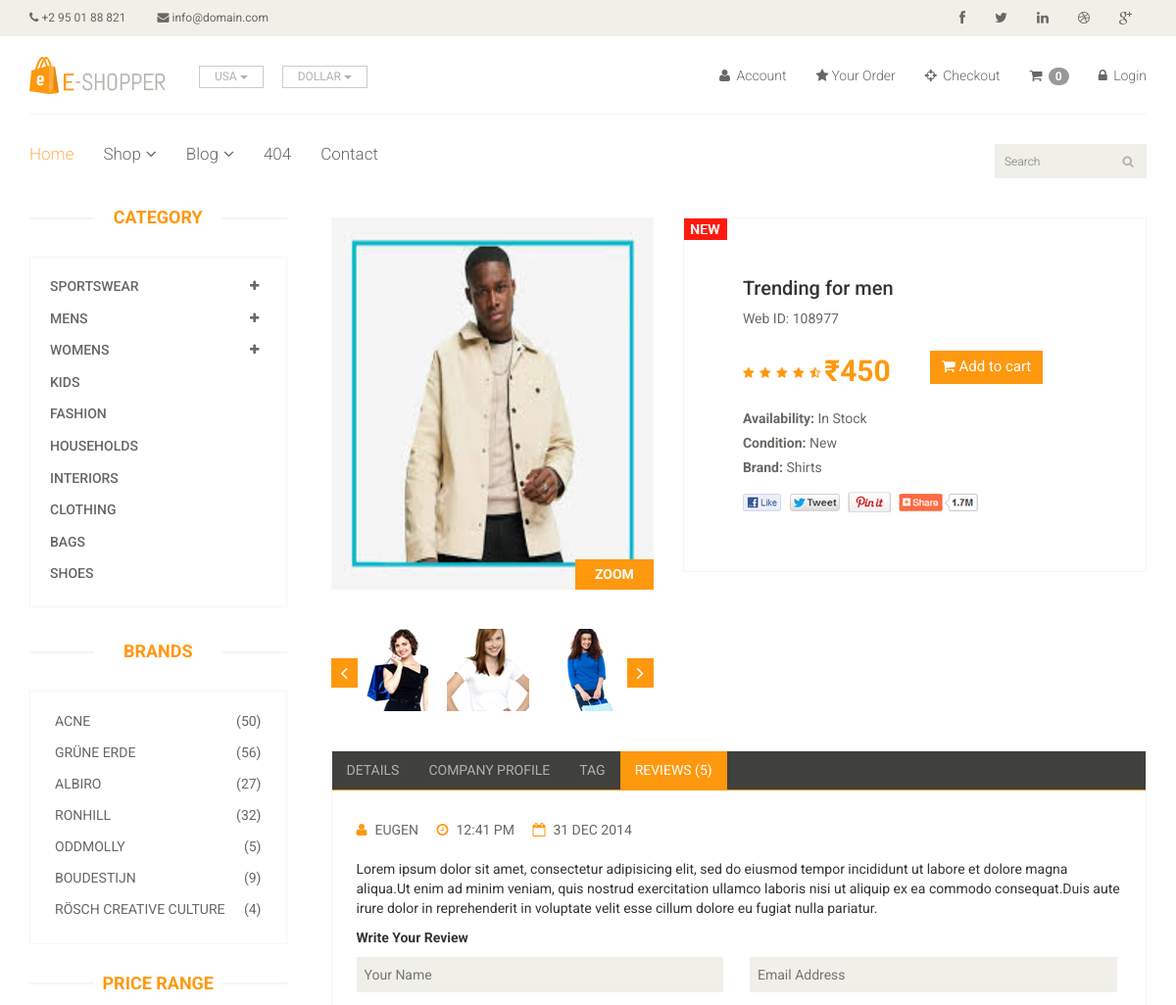
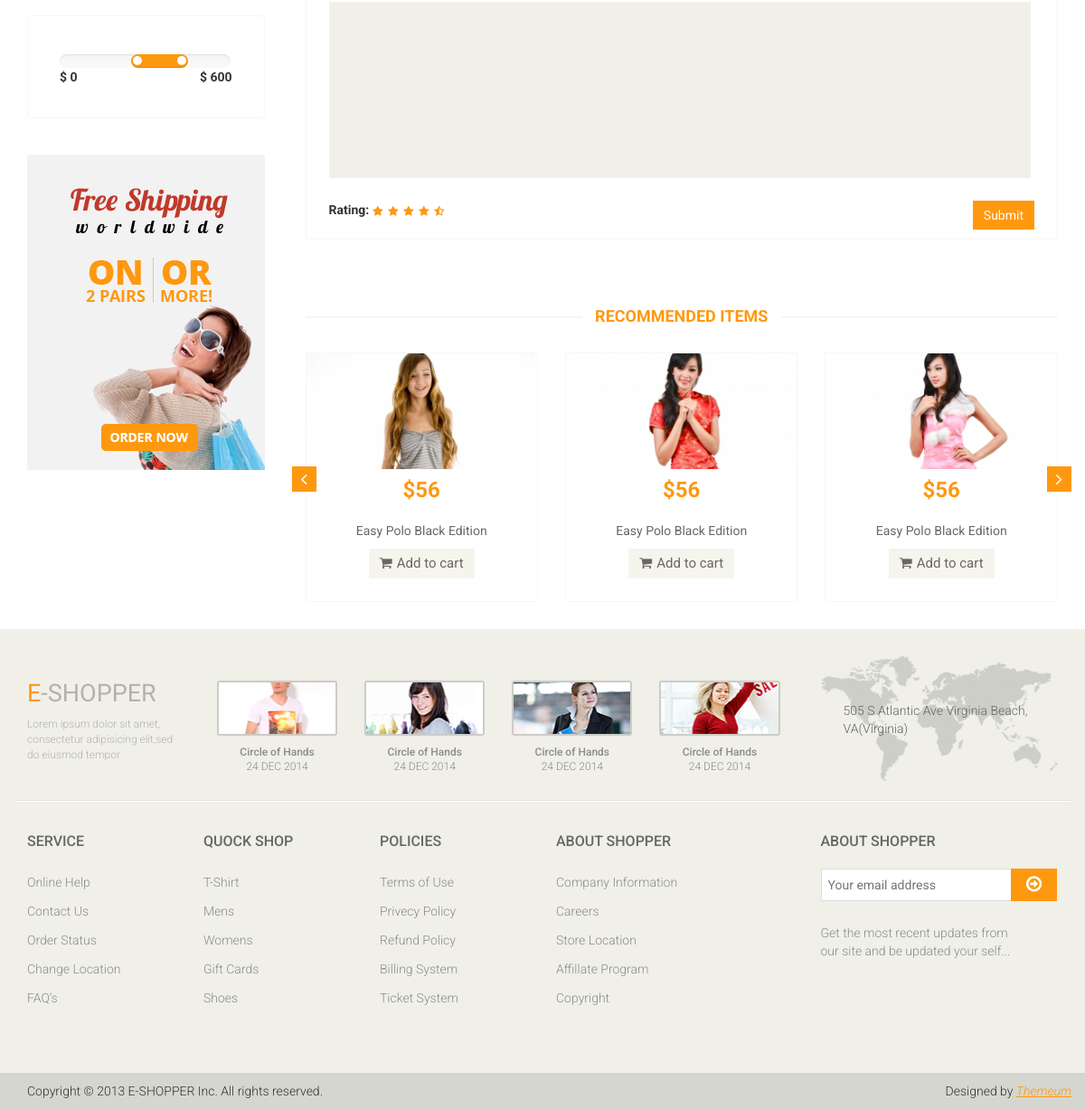
The app's page /product/3 with its own data (2 pictures, top to bottom).
### app/models.py (models this page shows, shortened)
class Product(models.Model):
    Availability = (('In Stock','In Stock'),('Out Of Stock','Out Of Stock'))
    category = models.ForeignKey(Category,on_delete=models.CASCADE,null=False,default='')
    sub_category = models.ForeignKey(Sub_Category,on_delete=models.CASCADE,null=False,default='')
    brand = models.ForeignKey(Brand,on_delete=models.CASCADE,null=True)
    image = models.ImageField(upload_to='ecommerce/pimg')
    name = models.CharField(max_length=100)
    price = models.IntegerField()
    Availability = models.CharField(choices=Availability,null=True,max_length=100)
    date = models.DateField(auto_now_add=True)

class Brand(models.Model):
    name = models.CharField(max_length=200)
    def __str__(self):
        return self.name

### E_shop/views.py (the view)
# urls.py: path('product/<str:id>', views.Product_Detail, name='product_detail'),
def Product_Detail(request,id):
    product  = Product.objects.filter(id = id).first()
    context = {
        'product' : product,
    }
    return render(request,'product_detail.html',context)

### templates/product_detail.html (shortened to what this page needs)
{% extends "master.html" %}
{% block body %}
<section>
    <div class="container">
        <div class="row">
            <div class="col-sm-3">
                <div class="left-sidebar">
                    <h2>Category</h2>
                    <div class="panel-group category-products" id="accordian">
                        <div class="panel panel-default">
                            <div class="panel-heading">
                                <h4 class="panel-title">
                                    <a data-toggle="collapse" data-parent="#accordian" href="#sportswear">
                                        <span class="badge pull-right"><i class="fa fa-plus"></i></span>
                                        Sportswear
                                    </a>
                                </h4>
                            </div>
                        </div>
                        <div class="panel panel-default">
                            <div class="panel-heading">
                                <h4 class="panel-title">
                                    <a data-toggle="collapse" data-parent="#accordian" href="#mens">
                                        <span class="badge pull-right"><i class="fa fa-plus"></i></span>
                                        Mens
                                    </a>
                                </h4>
                            </div>
                        </div>
                        <div class="panel panel-default">
                            <div class="panel-heading">
                                <h4 class="panel-title">
                                    <a data-toggle="collapse" data-parent="#accordian" href="#womens">
                                        <span class="badge pull-right"><i class="fa fa-plus"></i></span>
                                        Womens
                                    </a>
                                </h4>
                            </div>
                        </div>
                        <div class="panel panel-default">
                            <div class="panel-heading">
                                <h4 class="panel-title"><a href="#">Kids</a></h4>
                            </div>
                        </div>
                        <div class="panel panel-default">
                            <div class="panel-heading">
                                <h4 class="panel-title"><a href="#">Fashion</a></h4>
                            </div>
                        </div>
                        <div class="panel panel-default">
                            <div class="panel-heading">
                                <h4 class="panel-title"><a href="#">Households</a></h4>
                            </div>
                        </div>
                        <div class="panel panel-default">
                            <div class="panel-heading">
                                <h4 class="panel-title"><a href="#">Interiors</a></h4>
                            </div>
                        </div>
                        <div class="panel panel-default">
                            <div class="panel-heading">
                                <h4 class="panel-title"><a href="#">Clothing</a></h4>
                            </div>
                        </div>
                        <div class="panel panel-default">
                            <div class="panel-heading">
                                <h4 class="panel-title"><a href="#">Bags</a></h4>
                            </div>
                        </div>
                        <div class="panel panel-default">
                            <div class="panel-heading">
                                <h4 class="panel-title"><a href="#">Shoes</a></h4>
                            </div>
                        </div>
                    </div>
                    <div class="brands_products">
                        <h2>Brands</h2>
                        <div class="brands-name">
                            <ul class="nav nav-pills nav-stacked">
                                <li><a href=""> <span class="pull-right">(50)</span>Acne</a></li>
                                <li><a href=""> <span class="pull-right">(56)</span>Grüne Erde</a></li>
                                <li><a href=""> <span class="pull-right">(27)</span>Albiro</a></li>
                                <li><a href=""> <span class="pull-right">(32)</span>Ronhill</a></li>
                                <li><a href=""> <span class="pull-right">(5)</span>Oddmolly</a></li>
                                <li><a href=""> <span class="pull-right">(9)</span>Boudestijn</a></li>
                                <li><a href=""> <span class="pull-right">(4)</span>Rösch creative culture</a></li>
                            </ul>
                        </div>
                    </div>
                    <div class="price-range">
                        <h2>Price Range</h2>
                        <div class="well">
                             <input type="text" class="span2" value="" data-slider-min="0" data-slider-max="600" data-slider-step="5" data-slider-value="[250,450]" id="sl2" ><br />
                             <b>$ 0</b> <b class="pull-right">$ 600</b>
                        </div>
                    </div>
                    <div class="shipping text-center">
                        <img src="images/home/shipping.jpg" alt="" />
                    </div>
                </div>
            </div>
            <div class="col-sm-9 padding-right">
                <div class="product-details">
                    <div class="col-sm-5">
                        <div class="view-product">
                            <img src="/{{product.image}}" alt="" />
                            <h3>ZOOM</h3>
                        </div>
                        <div id="similar-product" class="carousel slide" data-ride="carousel">
                                <div class="carousel-inner">
                                    <div class="item active">
                                      <a href=""><img src="images/product-details/similar1.jpg" alt=""></a>
                                      <a href=""><img src="images/product-details/similar2.jpg" alt=""></a>
                                      <a href=""><img src="images/product-details/similar3.jpg" alt=""></a>
                                    </div>
                                </div>
                              <a class="left item-control" href="#similar-product" data-slide="prev">
                                <i class="fa fa-angle-left"></i>
                              </a>
                              <a class="right item-control" href="#similar-product" data-slide="next">
                                <i class="fa fa-angle-right"></i>
                              </a>
                        </div>
                    </div>
                    <div class="col-sm-7">
                        <div class="product-information">
                            <img src="images/product-details/new.jpg" class="newarrival" alt="" />
                            <h2>{{product.name}}</h2>
                            <p>Web ID: 108977</p>
                            <img src="images/product-details/rating.png" alt="" />
                            <span>
                                <span>₹{{product.price}}</span>
                                <a href="{% url 'cart_add' product.id %}" type="button" class="btn btn-fefault cart">
                                    <i class="fa fa-shopping-cart"></i>
                                    Add to cart
                                </a>
                            </span>
                            <p><b>Availability:</b> {{product.Availability}}</p>
                            <p><b>Condition:</b> New</p>
                            <p><b>Brand:</b> {{product.brand}}</p>
                            <a href=""><img src="images/product-details/share.png" class="share img-responsive"  alt="" /></a>
                        </div>
                    </div>
                </div>
                <div class="category-tab shop-details-tab">
                    <div class="col-sm-12">
                        <ul class="nav nav-tabs">
                            <li><a href="#details" data-toggle="tab">Details</a></li>
                            <li><a href="#companyprofile" data-toggle="tab">Company Profile</a></li>
                            <li><a href="#tag" data-toggle="tab">Tag</a></li>
                            <li class="active"><a href="#reviews" data-toggle="tab">Reviews (5)</a></li>
                        </ul>
                    </div>
                    <div class="tab-content">
                        <div class="tab-pane fade active in" id="reviews" >
                            <div class="col-sm-12">
                                <ul>
                                    <li><a href=""><i class="fa fa-user"></i>EUGEN</a></li>
                                    <li><a href=""><i class="fa fa-clock-o"></i>12:41 PM</a></li>
                                    <li><a href=""><i class="fa fa-calendar-o"></i>31 DEC 2014</a></li>
                                </ul>
                                <p>Lorem ipsum dolor sit amet, consectetur adipisicing elit, sed do eiusmod tempor incididunt ut labore et dolore magna aliqua.Ut enim ad minim veniam, quis nostrud exercitation ullamco laboris nisi ut aliquip ex ea commodo consequat.Duis aute irure dolor in reprehenderit in voluptate velit esse cillum dolore eu fugiat nulla pariatur.</p>
                                <p><b>Write Your Review</b></p>
                                <form action="#">
                                    <span>
                                        <input type="text" placeholder="Your Name"/>
                                        <input type="email" placeholder="Email Address"/>
                                    </span>
                                    <textarea name="" ></textarea>
                                    <b>Rating: </b> <img src="images/product-details/rating.png" alt="" />
                                    <button type="button" class="btn btn-default pull-right">
                                        Submit
                                    </button>
                                </form>
                            </div>
                        </div>
                    </div>
                </div>
                <div class="recommended_items">
                    <h2 class="title text-center">recommended items</h2>
                    <div id="recommended-item-carousel" class="carousel slide" data-ride="carousel">
                        <div class="carousel-inner">
                            <div class="item active">
                                <div class="col-sm-4">
                                    <div class="product-image-wrapper">
                                        <div class="single-products">
                                            <div class="productinfo text-center">
                                                <img src="images/home/recommend1.jpg" alt="" />
                                                <h2>$56</h2>
                                                <p>Easy Polo Black Edition</p>
                                                <button type="button" class="btn btn-default add-to-cart"><i class="fa fa-shopping-cart"></i>Add to cart</button>
                                            </div>
                                        </div>
                                    </div>
                                </div>
                                <div class="col-sm-4">
                                    <div class="product-image-wrapper">
                                        <div class="single-products">
                                            <div class="productinfo text-center">
                                                <img src="images/home/recommend2.jpg" alt="" />
                                                <h2>$56</h2>
                                                <p>Easy Polo Black Edition</p>
                                                <button type="button" class="btn btn-default add-to-cart"><i class="fa fa-shopping-cart"></i>Add to cart</button>
                                            </div>
                                        </div>
                                    </div>
                                </div>
                                <div class="col-sm-4">
                                    <div class="product-image-wrapper">
                                        <div class="single-products">
                                            <div class="productinfo text-center">
                                                <img src="images/home/recommend3.jpg" alt="" />
                                                <h2>$56</h2>
                                                <p>Easy Polo Black Edition</p>
                                                <button type="button" class="btn btn-default add-to-cart"><i class="fa fa-shopping-cart"></i>Add to cart</button>
                                            </div>
                                        </div>
                                    </div>
                                </div>
                            </div>
                        </div>
                         <a class="left recommended-item-control" href="#recommended-item-carousel" data-slide="prev">
                            <i class="fa fa-angle-left"></i>
                          </a>
                          <a class="right recommended-item-control" href="#recommended-item-carousel" data-slide="next">
                            <i class="fa fa-angle-right"></i>
                          </a>
                    </div>
                </div>
            </div>
        </div>
    </div>
</section>
{% endblock body %}

### records on screen
Product: image (picture), name "Trending for men", price "450", Availability "In Stock", brand "Shirts"

### other values on screen
{{ request.session.cart|length }} "0"
